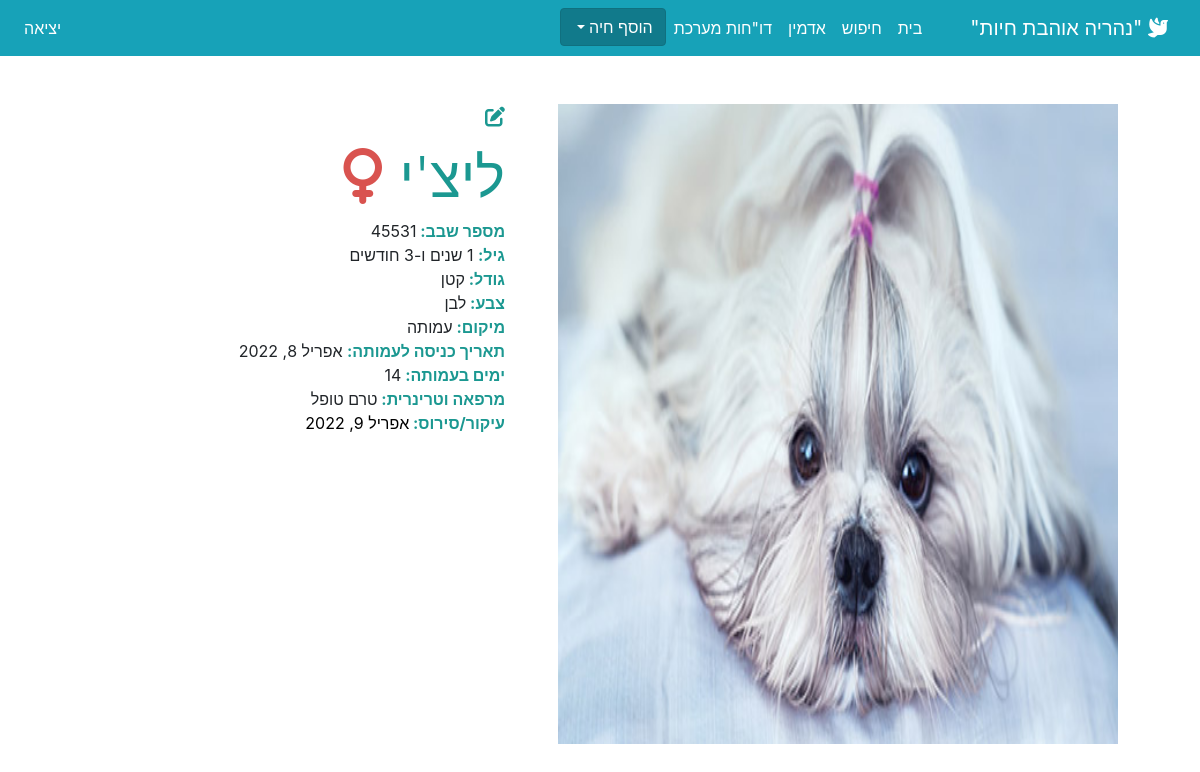
The app's page /dog/1/, older data.
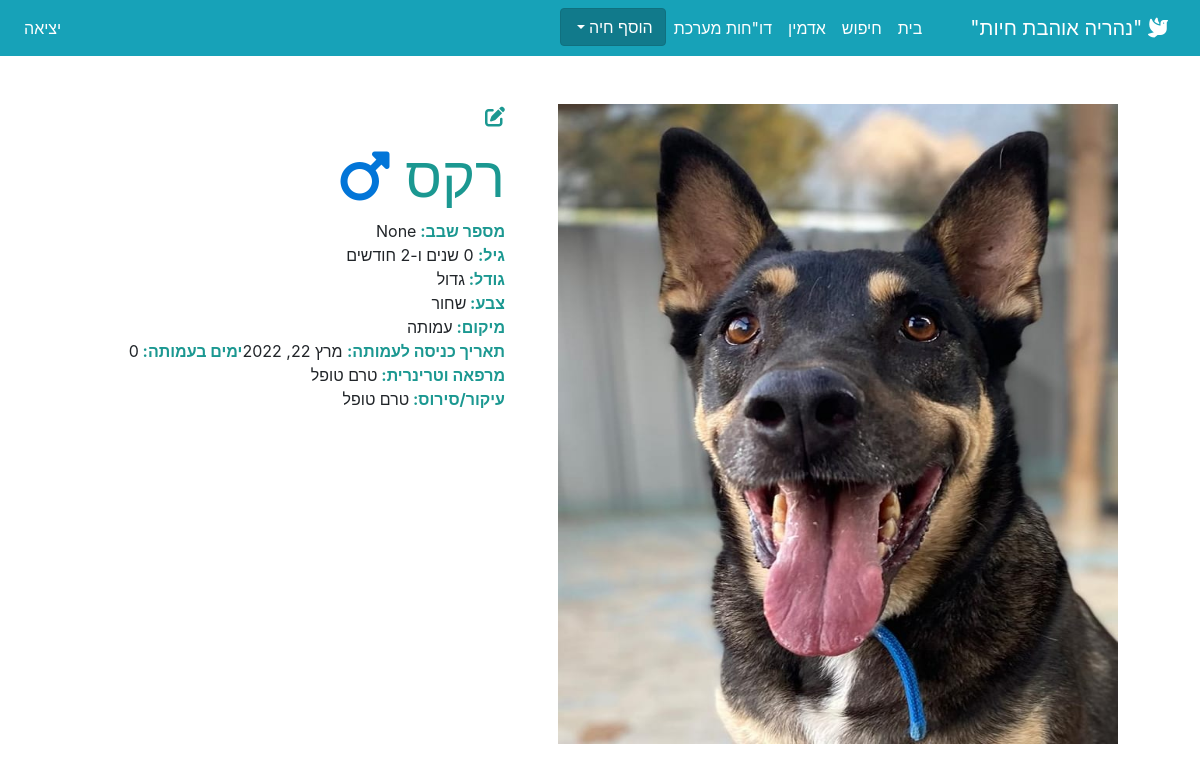
The same page, newer data.
### shelter/models.py (models this page shows, shortened)
class Dog(models.Model):
    id = models.AutoField(primary_key=True)
    chip_number = models.IntegerField(blank=True, default=None, null=True, verbose_name=_('מספר שבב'))
    name = models.CharField(max_length=255, verbose_name=_('שם'))
    birth_date = models.DateField(default=datetime.date.today, verbose_name=_('תאריך לידה'))
    gender = models.CharField(choices=GENDER_CHOICES, max_length=6, verbose_name=_('מין'))
    image = models.ImageField(upload_to='mediaDogs/', default='media/generic_img.png', blank=True, verbose_name=_('הוסף תמונה'))
    size = models.CharField(choices=SIZE_CHOICES, max_length=255, verbose_name=_('גודל'))
    color = models.CharField(max_length=255, verbose_name=_('צבע'))
    description = models.TextField(max_length=255, blank=True, default=None, null = True, verbose_name=_('תיאור הכלב'))
    behaviour_description = models.TextField(max_length=255, blank=True, default=None, null=True,verbose_name=_('תיאור התנהגותי'))
    location = models.CharField(choices=PLACES, max_length=20, verbose_name=_('מיקום הכלב'))
    acceptance_date = models.DateField(default=datetime.date.today, verbose_name=_('תאריך קבלה לעמותה'))
    exit_date = models.DateField(default=datetime.date.today, verbose_name=_('תאריך יציאה מעמותה'))
    story = models.TextField(max_length=255, blank=True, default=None, null=True, verbose_name=_('סיפור הכלב'))
    clinic = models.TextField(max_length=255, blank=True, default=None, null=True, verbose_name=_('מרפאה וטרינרית'))
    sterilization = models.DateField(blank=True, null=True, verbose_name=_('סירוס/עיקור'))
    sterilization_approval = models.ImageField(upload_to='mediaDogs/', blank=True, default=None, verbose_name=_('אישור סירוס/עיקור'))
    notebook = models.BooleanField(default=False, verbose_name=_('יש פנקס חיסונים?'))
    vaccine_book_url = models.TextField(max_length=255, blank=True, default=None, null=True,verbose_name=_('קישור לפנקס חיסונים'))
    rabbies_vaccine = models.DateField(blank=True, null = True, verbose_name=_('חיסון כלבת'))
    next_treatment_rabies = models.DateField(blank=True, null=True, verbose_name=_('כלבת - תאריך הטיפול הבא'))
    rabies_vaccine_approval = models.ImageField(upload_to='mediaDogs/', null=False, default=None, verbose_name=_('אישור חיסון כלבת'))
    hexagonal_vaccine = models.DateField(blank=True, null = True, verbose_name=_('חיסון משושה'))
    next_treatment_hexagonal = models.DateField(blank=True, null = True, verbose_name=_('משושה - תאריך הטיפול הבא'))
    nonagonal_vaccine = models.DateField(blank=True, null = True, verbose_name=_('חיסון מתושע'))
    ocagonal_vaccine1 = models.DateField(blank=True, null = True, verbose_name=_('חיסון מתומן 1'))
    ocagonal_vaccine2 = models.DateField(blank=True, null = True, verbose_name=_('חיסון מתומן 2'))
    ocagonal_vaccine3 = models.DateField(blank=True, null = True, verbose_name=_('חיסון מתומן 3'))
    worming = models.DateField(blank=True, null = True, verbose_name=_('תילוע'))
    next_treatment_worming = models.DateField(blank=True, null=True, verbose_name=_('תילוע - תאריך הטיפול הבא'))
    simparica = models.DateField(blank=True, null = True, verbose_name=_('סימפריקה'))
    next_treatment_simparica = models.DateField(blank=True, null=True, verbose_name=_('סימפריקה - תאריך הטיפול הבא'))
    medical_comments = models.TextField(max_length=255, blank=True, default=None, null=True, verbose_name=_('הערות רפואיות'))
    next_treatment_comments = models.TextField(max_length=255, blank=True, default=None, null=True, verbose_name=_('הערות לטיפול הבא'))
    died = models.BooleanField(default=False, verbose_name=_('נפטר/ה'))
    death_date = models.DateField(blank=True, null=True, verbose_name=_('תאריך הפטירה'))
    death_reason = models.TextField(max_length=255, blank=True, default=None, null=True, verbose_name=_('סיבת פטירה'))
    adopter_id = models.IntegerField(default=None, blank=True, null=True, verbose_name=_('ת.ז. של המאמצ/ת'))
    adopter_name = models.TextField(max_length=255, blank=True, default=None, null=True, verbose_name=_('שם המאמצ/ת'))
    adoption_date = models.DateField(blank=True, null = True, verbose_name=_('תאריך אימוץ'))
    waiver_forms = models.TextField(max_length=255, blank=True, default=None, null=True, verbose_name=_('מסמך העברה'))
    returner_id = models.IntegerField(default=0, blank=True, null=True, verbose_name=_('ת.ז. של מחזיר הכלב/ה'))
    return_date = models.DateField(blank=True, null = True, verbose_name=_('תאריך החזרה'))
    reason_of_return = models.TextField(max_length=255, blank=True, default=None, null=True, verbose_name=_('סיבת ההחזרה'))
    giveaway_forms = models.TextField(max_length=255, blank=True, default=None, null=True, verbose_name=_('מסמך החזרה'))
    @property
    def age_years(self):
        if self.birth_date is not None:
            return datetime.date.today().year - self.birth_date.year
        else:
            return 0
    @property
    def age_months(self):
        if self.birth_date is not None:
            return datetime.date.today().month - self.birth_date.month
        else:
            return 0
    @property
    def days_in_the_association(self):
        if self.acceptance_date is not None and self.location == 'Association':
            return datetime.date.today().day - self.acceptance_date.day
        else:
            return 0

### shelter/views.py (the view)
# urls.py: path('dog/<int:dog_id>/', views.detail_dog, name='detail_dog'),
def detail_dog(request, dog_id):
    dog = get_object_or_404(Dog, pk=dog_id)
    dogs = Dog.objects.all()
    return render(request, 'detail_dog.html', {'dog': dog, 'dogs': dogs})

### shelter/templates/detail_dog.html (shortened to what this page needs)
{% extends 'base.html' %} {% block content %}
<div class="container" dir="rtl">
  <div class="row">
    <div class="col-md-7 mt-5">
      <img
        src="{{ dog.image.url }}"
        class="mx-auto d-block"
        style="height: 40rem; width: 35rem;"
        alt="{{ dog.image.url }}"
      />
    </div>
    <div class="col-md-4 mt-5 ml-2">
      <section class="row">
      <div><a href="/admin/shelter/dog/{{dog.id}}/change/"><i class="fas fa-edit fa-lg" style="color: #1b9891;"></i></a></div>
      </section>
      <section class="row">
        <h5 class="mt-3 display-4" style="color: #1b9891;">
        {{ dog.name }} {% if dog.gender == 'Male' %}
        <i class="fas fa-mars" style="color: #0275d8;"></i>
        {% elif dog.gender == 'Female' %}
        <i class="fas fa-venus" style="color: #d9534f;"></i>
        {% endif %}
        </h5>
      </section>
      <section class="row"><div> <span> מספר שבב: </span> {{ dog.chip_number }} </div></section>
      <section class="row"><div> <span> גיל:</span> {{ dog.age_years }} שנים ו-{{ dog.age_months }} חודשים </div></section>
      <section class="row"><div> <span> גודל: </span> {{ dog.get_size_display }} </div></section>
      <section class="row"><div> <span> צבע: </span> {{ dog.color }} </div></section>
      <section class="row"><div> <span> מיקום: </span> {{ dog.get_location_display }} </div></section>
      <section class="row">
        {% if dog.location == 'Association' %}
      <div> <span>תאריך כניסה לעמותה:</span> {{ dog.acceptance_date }} </div>
      <div> <span> ימים בעמותה: </span> {{ dog.days_in_the_association }} </div>
        {% elif dog.location != 'Association' %}
      <div> <span>תאריך יציאה מעמותה:</span> {{ dog.exit_date }} </div>
        {% endif %}</section>
      <section class="row">
      <div> <span> מרפאה וטרינרית: </span> {% if dog.clinic  %} {{ dog.clinic }} {% else %} טרם טופל {% endif %}</div></section>
      <section class="row">
      <div><span> עיקור/סירוס: </span>{% if dog.sterilization is None %} טרם טופל
      {% else %}<a href='{{dog.sterilization_approval.url}}'> {{ dog.sterilization }} </a></div>
      {% endif %}</section>
    </div>
  </div>
</div>
{% endblock content %}

### templates/base.html (shortened to what this page needs)
<!DOCTYPE html>
<html lang="he", dir="rtl">
  <head>
    <link
      rel="stylesheet"
      href="https://stackpath.bootstrapcdn.com/bootstrap/4.4.1/css/bootstrap.min.css"
    />
    <link rel="stylesheet" href="https://unpkg.com/swiper/swiper-bundle.css" />
    <link
      rel="stylesheet"
      href="https://unpkg.com/swiper/swiper-bundle.min.css"
    />
  </head>
  <body>
    <nav class="navbar navbar-expand-lg navbar-dark bg-info" >
      <a class="navbar-brand" href="{% url 'home' %}"
        ><i class="fas fa-dove"></i> "נהריה אוהבת חיות" </a>
      <div class="collapse navbar-collapse" id="navbarSupportedContent">
        <ul class="navbar-nav ml-auto">
          <li class="nav-item active">
            <a class="nav-link" href="{% url 'home' %}">בית</a>
          </li>
          <li class="nav-item active">
            <a class="nav-link" href="{% url 'search' %}">חיפוש</a>
          </li>
          <li class="nav-item active">
          <a class="nav-link" href="{% url 'add_animal' %}">אדמין</a>
          </li>
          <li class="nav-item active">
          <a class="nav-link" href="{% url 'Reports' %}">דו"חות מערכת</a>
          </li>
          <div class="dropdown show">
              <a class="btn btn-info dropdown-toggle" href="#" role="button" id="dropdownMenuLink" data-toggle="dropdown" aria-haspopup="true" aria-expanded="false">
                הוסף חיה
              </a>
            </div>
        </ul>
        <ul class="navbar-nav mr-auto">
          <li class="nav-item active">
            <a class="nav-link" href="{% url 'logout' %}">יציאה</a>
          </li>
        </ul>
      </div>
    </nav>
    {% block content %} {% endblock content %}
  </body>
</html>

### shelter/templates/detail_dog.html (style rules this page uses)
a { color: black; }
span { color: #1b9891;font-weight: bold; }

Row changes from the older to the newer data that the page shows:
changed Dog "עמותה": image: a different picture; name "ליצ'י" → "רקס"; gender "Female" → "Male" (drawn); chip_number "45531" → "None"; age_years "1" → "0"; size "קטן" → "גדול"; color "לבן" → "שחור"; acceptance_date "אפריל 8, 2022" → "מרץ 22, 2022"; days_in_the_association "14" → "0"; sterilization "אפריל 9, 2022" → (not shown)
Text that changed along with them:
text now shown: "טרם טופל"
